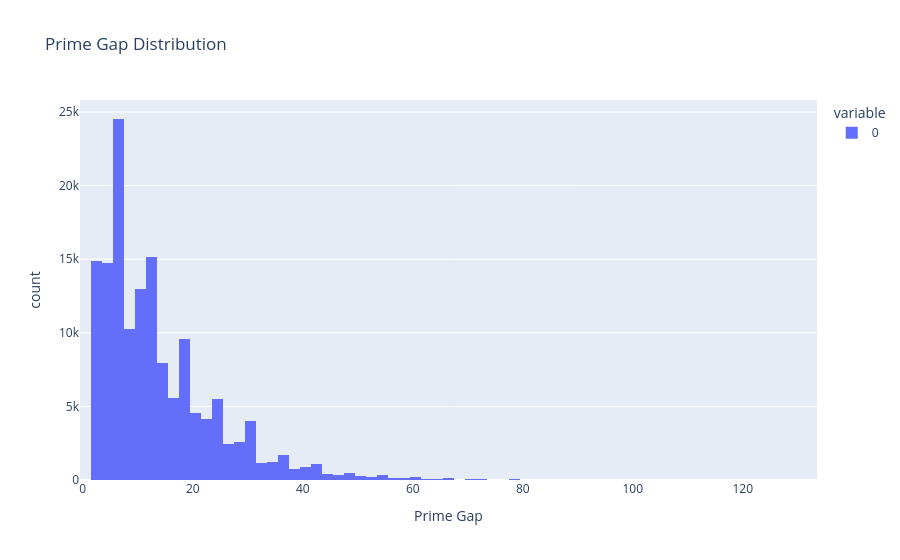

This figure's notebook cell:
### Markdown cell above
Skewness

### Code cell
fig = px.histogram(
    gaps,
    nbins=100,
    labels={"value": "Prime Gap", "count": "Frequency"},
    title="Prime Gap Distribution"
)
fig.show()

### Figure 1 — Plotly figure (JSON) as saved in the notebook; plotly's stock layout.template omitted (floating-point values rounded to 4 significant figures; data arrays with more than 128 entries replaced by an {"elided": "..."} marker saying what was removed)
{"data": [{"bingroup": "x", "hovertemplate": "variable=0<br>Prime Gap=%{x}<br>count=%{y}<extra></extra>", "legendgroup": "0", "marker": {"color": "#636efa", "pattern": {"shape": ""}}, "name": "0", "nbinsx": 100, "orientation": "v", "showlegend": true, "type": "histogram", "x": {"elided": "148932 int values"}, "xaxis": "x", "yaxis": "y"}], "layout": {"barmode": "relative", "legend": {"title": {"text": "variable"}, "tracegroupgap": 0}, "title": {"text": "Prime Gap Distribution"}, "xaxis": {"anchor": "y", "domain": [0, 1], "title": {"text": "Prime Gap"}}, "yaxis": {"anchor": "x", "domain": [0, 1], "title": {"text": "count"}}}}
